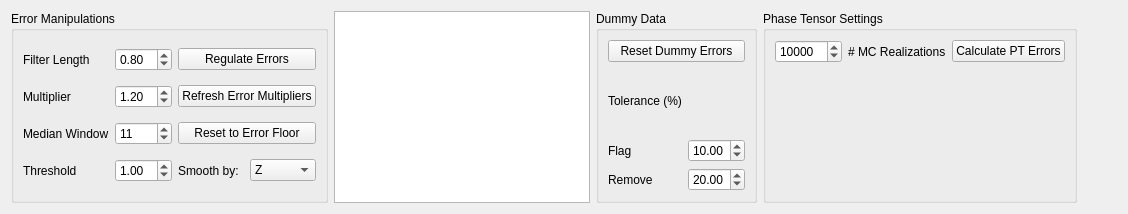
       <widget class="QWidget" name="ErrorManip">
        <attribute name="title">
         <string>Error Manipulations</string>
        </attribute>
        <layout class="QGridLayout" name="gridLayout_2">
         <item row="0" column="0">
          <widget class="QGroupBox" name="groupBox_2">
           <property name="sizePolicy">
            <sizepolicy hsizetype="Preferred" vsizetype="MinimumExpanding">
             <horstretch>0</horstretch>
             <verstretch>0</verstretch>
            </sizepolicy>
           </property>
           <property name="title">
            <string>Error Manipulations</string>
           </property>
           <layout class="QGridLayout" name="gridLayout_5">
            <item row="7" column="0">
             <widget class="QLabel" name="label_17">
              <property name="text">
               <string>Median Window</string>
              </property>
             </widget>
            </item>
            <item row="6" column="0">
             <widget class="QLabel" name="label_9">
              <property name="text">
               <string>Multiplier</string>
              </property>
             </widget>
            </item>
            <item row="7" column="1">
             <widget class="QSpinBox" name="medianSize">
              <property name="toolTip">
               <string>Median filter length, used in outlier detection.</string>
              </property>
              <property name="minimum">
               <number>1</number>
              </property>
              <property name="value">
               <number>11</number>
              </property>
             </widget>
            </item>
            <item row="5" column="1">
             <widget class="QDoubleSpinBox" name="width">
              <property name="toolTip">
               <string>Filter width for calculating smoothed data. Smaller values allow for more erratic data.</string>
              </property>
              <property name="minimum">
               <double>0.100000000000000</double>
              </property>
              <property name="value">
               <double>0.800000000000000</double>
              </property>
             </widget>
            </item>
            <item row="5" column="0">
             <widget class="QLabel" name="label_5">
              <property name="text">
               <string>Filter Length</string>
              </property>
             </widget>
            </item>
            <item row="6" column="1">
             <widget class="QDoubleSpinBox" name="mult">
              <property name="toolTip">
               <string>Multiplier used when regulating errors. Higher values will result in larger errors</string>
              </property>
              <property name="minimum">
               <double>0.100000000000000</double>
              </property>
              <property name="value">
               <double>1.200000000000000</double>
              </property>
             </widget>
            </item>
            <item row="8" column="1">
             <widget class="QDoubleSpinBox" name="threshold">
              <property name="toolTip">
               <string>Threshold value for outlier detection, based on fractional difference between data and median filter.</string>
              </property>
              <property name="value">
               <double>1.000000000000000</double>
              </property>
             </widget>
            </item>
            <item row="8" column="0">
             <widget class="QLabel" name="label_18">
              <property name="text">
               <string>Threshold</string>
              </property>
             </widget>
            </item>
            <item row="6" column="2">
             <widget class="QPushButton" name="refreshErrorTree">
              <property name="toolTip">
               <string>Reset the Error Multiplier tree. May be necessary if the stations / periods have changed.</string>
              </property>
              <property name="text">
               <string>Refresh Error Multipliers</string>
              </property>
             </widget>
            </item>
            <item row="5" column="2">
             <widget class="QPushButton" name="regErrors">
              <property name="toolTip">
               <string>Automatically assign errors based on deviation from smoothed raw data</string>
              </property>
              <property name="text">
               <string>Regulate Errors</string>
              </property>
             </widget>
            </item>
            <item row="7" column="2">
             <widget class="QPushButton" name="resetErrors">
              <property name="toolTip">
               <string>Reset errors to assigned floor values</string>
              </property>
              <property name="text">
               <string>Reset to Error Floor</string>
              </property>
             </widget>
            </item>
            <item row="8" column="2">
             <layout class="QHBoxLayout" name="horizontalLayout_2">
              <item>
               <widget class="QLabel" name="label_20">
                <property name="text">
                 <string>Smooth by:</string>
                </property>
               </widget>
              </item>
              <item>
               <widget class="QComboBox" name="regSmoothBy">
                <property name="statusTip">
                 <string>Choose which data to use when calculating regulated errors.</string>
                </property>
                <item>
                 <property name="text">
                  <string>Z</string>
                 </property>
                </item>
                <item>
                 <property name="text">
                  <string>Rho</string>
                 </property>
                </item>
               </widget>
              </item>
             </layout>
            </item>
           </layout>
          </widget>
         </item>
         <item row="0" column="4">
          <widget class="QGroupBox" name="groupBox_8">
           <property name="sizePolicy">
            <sizepolicy hsizetype="Preferred" vsizetype="MinimumExpanding">
             <horstretch>0</horstretch>
             <verstretch>0</verstretch>
            </sizepolicy>
           </property>
           <property name="title">
            <string>Phase Tensor Settings</string>
           </property>
           <layout class="QGridLayout" name="gridLayout_8">
            <item row="0" column="1">
             <widget class="QLabel" name="label_19">
              <property name="text">
               <string># MC Realizations</string>
              </property>
             </widget>
            </item>
            <item row="0" column="0">
             <widget class="QSpinBox" name="nPtRealizations">
              <property name="minimum">
               <number>100</number>
              </property>
              <property name="maximum">
               <number>1000000</number>
              </property>
              <property name="singleStep">
               <number>1000</number>
              </property>
              <property name="value">
               <number>10000</number>
              </property>
             </widget>
            </item>
            <item row="0" column="2">
             <widget class="QPushButton" name="calculatePtErrors">
              <property name="text">
               <string>Calculate PT Errors</string>
              </property>
             </widget>
            </item>
            <item row="1" column="1">
             <spacer name="verticalSpacer_4">
              <property name="orientation">
               <enum>Qt::Vertical</enum>
              </property>
              <property name="sizeHint" stdset="0">
               <size>
                <width>20</width>
                <height>10</height>
               </size>
              </property>
             </spacer>
            </item>
           </layout>
          </widget>
         </item>
         <item row="0" column="5">
          <spacer name="horizontalSpacer">
           <property name="orientation">
            <enum>Qt::Horizontal</enum>
           </property>
           <property name="sizeHint" stdset="0">
            <size>
             <width>40</width>
             <height>20</height>
            </size>
           </property>
          </spacer>
         </item>
         <item row="0" column="2">
          <widget class="QTableWidget" name="errorFloorTable">
           <property name="sizePolicy">
            <sizepolicy hsizetype="Minimum" vsizetype="MinimumExpanding">
             <horstretch>0</horstretch>
             <verstretch>0</verstretch>
            </sizepolicy>
           </property>
          </widget>
         </item>
         <item row="0" column="3">
          <layout class="QGridLayout" name="gridLayout_19" rowstretch="0">
           <property name="sizeConstraint">
            <enum>QLayout::SetDefaultConstraint</enum>
           </property>
           <item row="0" column="0">
            <widget class="QGroupBox" name="groupBox_7">
             <property name="sizePolicy">
              <sizepolicy hsizetype="Preferred" vsizetype="MinimumExpanding">
               <horstretch>0</horstretch>
               <verstretch>0</verstretch>
              </sizepolicy>
             </property>
             <property name="title">
              <string>Dummy Data</string>
             </property>
             <layout class="QGridLayout" name="gridLayout_7">
              <item row="0" column="1" colspan="3">
               <widget class="QPushButton" name="resetDummyErrors">
                <property name="toolTip">
                 <string>Assign removal flags to data points without a raw data point within the 'remove' thresholds</string>
                </property>
                <property name="text">
                 <string>Reset Dummy Errors</string>
                </property>
               </widget>
              </item>
              <item row="5" column="1" colspan="3">
               <layout class="QGridLayout" name="gridLayout_9">
                <item row="1" column="0">
                 <widget class="QLabel" name="label_14">
                  <property name="text">
                   <string>Flag</string>
                  </property>
                  <property name="alignment">
                   <set>Qt::AlignLeading|Qt::AlignLeft|Qt::AlignVCenter</set>
                  </property>
                 </widget>
                </item>
                <item row="0" column="0">
                 <widget class="QLabel" name="label_11">
                  <property name="text">
                   <string>Tolerance (%)</string>
                  </property>
                 </widget>
                </item>
                <item row="2" column="0">
                 <widget class="QLabel" name="label_15">
                  <property name="text">
                   <string>Remove</string>
                  </property>
                 </widget>
                </item>
                <item row="1" column="1">
                 <widget class="QDoubleSpinBox" name="periodToleranceFlag">
                  <property name="minimum">
                   <double>0.100000000000000</double>
                  </property>
                  <property name="value">
                   <double>10.000000000000000</double>
                  </property>
                 </widget>
                </item>
                <item row="2" column="1">
                 <widget class="QDoubleSpinBox" name="periodToleranceRemove">
                  <property name="value">
                   <double>20.000000000000000</double>
                  </property>
                 </widget>
                </item>
               </layout>
              </item>
             </layout>
            </widget>
           </item>
          </layout>
         </item>
        </layout>
       </widget>
